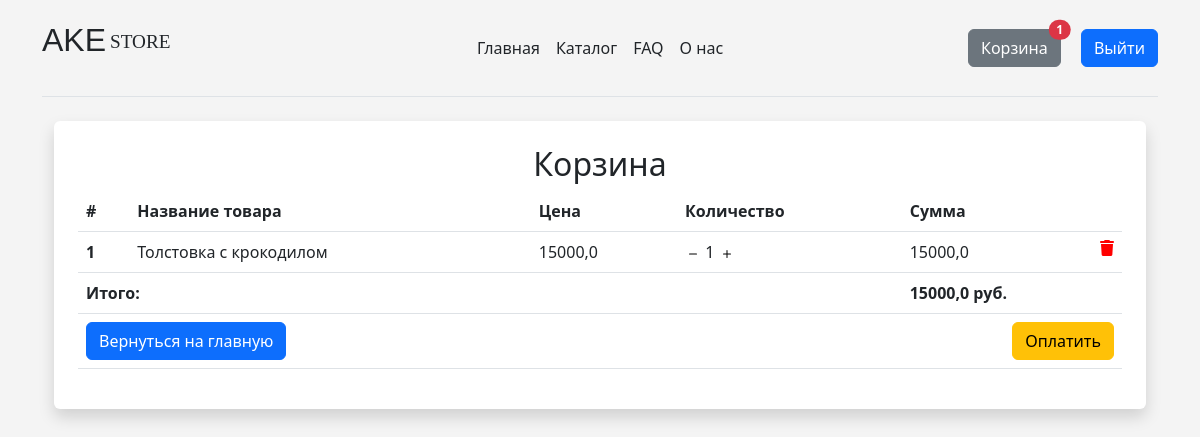
/order_summary/ (signed in), run on an earlier commit of the app's database.
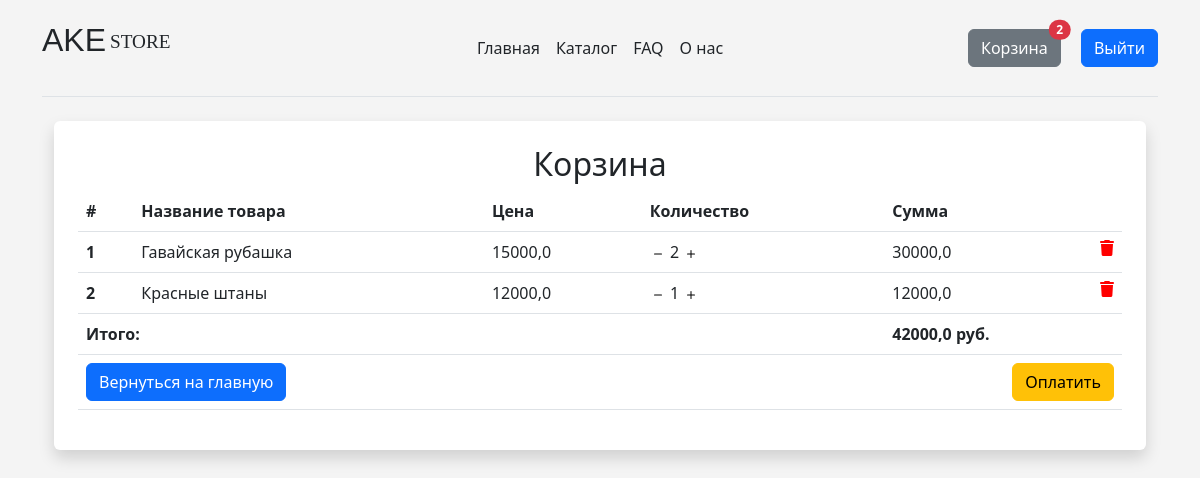
And on a later commit of the database.
### main/models.py (models this page shows, shortened)
class Order(models.Model):
    user = models.ForeignKey(settings.AUTH_USER_MODEL, on_delete=models.CASCADE)
    items = models.ManyToManyField(OrderItem)
    start_date = models.DateTimeField(auto_now_add=True)
    ordered_date = models.DateTimeField()
    ordered = models.BooleanField(default=False)
    def get_total(self):
        total = 0
        for order_item in self.items.all():
            total += order_item.get_total_item_price()
        return total

class OrderItem(models.Model):
    user = models.ForeignKey(settings.AUTH_USER_MODEL, on_delete=models.CASCADE)
    ordered = models.BooleanField(default=False)
    item = models.ForeignKey(catalog, on_delete=models.CASCADE)
    quantity = models.IntegerField("Количество", default=1)
    def get_total_item_price(self):
        return self.quantity * self.item.price

class catalog(models.Model):
    name = models.CharField("Название товара", max_length=100)
    category = models.CharField("Категория", choices=CATEGORY_CHOICES, max_length=1)
    sex = models.CharField("Пол", choices=SEX_CHOICES, max_length=1)
    size = models.CharField("Размер", choices=SIZE_CHOICES, max_length=3)
    price = models.FloatField()
    image = models.ImageField(blank=True, upload_to="static/main/images")

### main/views.py (the view)
# urls.py: path("order_summary/", OrderSummaryView.as_view(), name="order_summary"),
class OrderSummaryView(LoginRequiredMixin, View):
    def get(self, *args, **kwargs):
        try:
            order = Order.objects.get(user=self.request.user, ordered=False)
            context = {"object": order}
            return render(self.request, "main/order_summary.html", context)
        except ObjectDoesNotExist:
            messages.warning(self.request, "У вас нет активного заказа")
            return redirect("/")

### main/templatetags/cart_template_tags.py (called while the page is built)
@register.filter
def cart_item_count(user):
    if user.is_authenticated:
        qs = Order.objects.filter(user=user, ordered=False)
        if qs.exists():
            return qs[0].items.count()
    return 0

### main/templates/main/order_summary.html (shortened to what this page needs)
{% extends 'main/base.html' %}
{% block content %}
{% load static%}
  <main>
    <div class="shadow p-4 mb-5 bg-body rounded">
    <div class="table-responsive text-nowrap">
    <center><h2 style="margin-botto5em;">Корзина</h2></center>
    <table class="table">
        <thead>
        <tr>
            <th scope="col">#</th>
            <th scope="col">Название товара</th>
            <th scope="col">Цена</th>
            <th scope="col">Количество</th>
            <th scope="col">Сумма</th>
        </tr>
        </thead>
        <tbody>
        {% for order_item in object.items.all %}
        <tr>
            <th scope="row">{{ forloop.counter }}</th>
            <td>{{ order_item.item.name }}</td>
            <td>{{ order_item.item.price }}</td>
            <td>
                <a href="{% url 'remove_single_item_from_cart' order_item.item.pk %}"><img src="{% static '/main/images/dash.svg' %}" /></i></a>
                {{ order_item.quantity }}
                <a href="{% url 'add_to_cart' order_item.item.pk %}"><img src="{% static '/main/images/plus.svg' %}" /></a>
            </td>
            <td>
                 {{ order_item.get_total_item_price }}
            <a style='color: red;' href="{% url 'remove_from_cart' order_item.item.pk %}">
                <i class="fas fa-trash float-end"></i>
            </a>
            </td>
        </tr>
        {% endfor %}
        {% if object.get_total %}
        <tr>
            <td colspan="4"><b>Итого:</b></td>
            <td><b>{{ object.get_total }} руб.</b></td>
        </tr>
        <tr>
            <td colspan="5">
            <a class='btn btn-primary float-start' href='/'>Вернуться на главную</a>
            <a class='btn btn-warning float-end ml-2' href=''>Оплатить</a>
            </td>
        </tr>
        {% endif %}
        </tbody>
    </table>
    </div>
    </div>
  </main>
{% endblock content %}

### main/templates/main/base.html (shortened to what this page needs)
{% load cart_template_tags %}
<!DOCTYPE HTML>
<html lang="ru">
  <head>
    <link href="https://fonts.cdnfonts.com/css/blocktastic" rel="stylesheet">
    <link href="//db.onlinewebfonts.com/c/6899c3dcee443716273e3f7926cc1ec7?family=Rhinos+rocks" rel="stylesheet" type="text/css"/>
    <link rel="stylesheet" href="https://cdn.jsdelivr.net/npm/bootstrap@5.2.2/dist/css/bootstrap.min.css">
    <link rel="stylesheet" href="https://cdnjs.cloudflare.com/ajax/libs/font-awesome/6.2.1/css/all.min.css" />
  </head>
  <body>
    <div class="container">
        <header class="d-flex flex-wrap align-items-center justify-content-center justify-content-md-between py-3 mb-4 border-bottom">
          <a href="/" class="d-flex align-items-center col-md-3 mb-2 mb-md-0 text-dark text-decoration-none">
            <p style="font-family: blocktastic, sans-serif; font-size: 2em; ">AKE</p>
            <p style="font-family: Rhinos rocks; font-size: 1.2em;" class="pt-1 ps-1">STORE</p>
          </a>
          <ul class="nav col-12 col-md-auto mb-2 justify-content-center mb-md-0">
            <li><a href="{% url 'index' %}" class="nav-link px-2 link-dark">Главная</a></li>
            <li><a href="{% url 'catalog' %}" class="nav-link px-2 link-dark">Каталог</a></li>
            <li><a href="{% url 'faq' %}" class="nav-link px-2 link-dark">FAQ</a></li>
            <li><a href="{% url 'about' %}" class="nav-link px-2 link-dark">О нас</a></li>
          </ul>
          <div class="col-md-3 text-end">
            {% if request.user.is_authenticated %} <a href="">
            <a href="{% url 'order_summary' %}">
              <button type="button" class="btn btn-secondary position-relative me-3">
                Корзина
                <span class="position-absolute top-0 start-100 translate-middle badge rounded-pill bg-danger">
                  {{ request.user|cart_item_count}}
                </span>
              </button>
            </a> {% endif %}
            {% if request.user.is_authenticated %}<a href="{% url 'logout' %}"><button type="button" class="btn btn-primary">Выйти</button></a>{% endif %}
          </div>
        </header>
    <div class="container">
      {% block content %}{% endblock %}
    </div>
  </body>
</html>

What changed in the data, as far as the page shows it:
changed OrderItem: item.name "Толстовка с крокодилом" → "Гавайская рубашка"; quantity "1" → "2"; get_total_item_price "15000,0" → "30000,0"
added OrderItem: item.name "Красные штаны", item.price "12000,0", quantity "1", get_total_item_price "12000,0"
changed through a linked row, Order: get_total "15000,0" → "42000,0"
Also different on the page:
{{ request.user|cart_item_count }}: "1" → "2"
